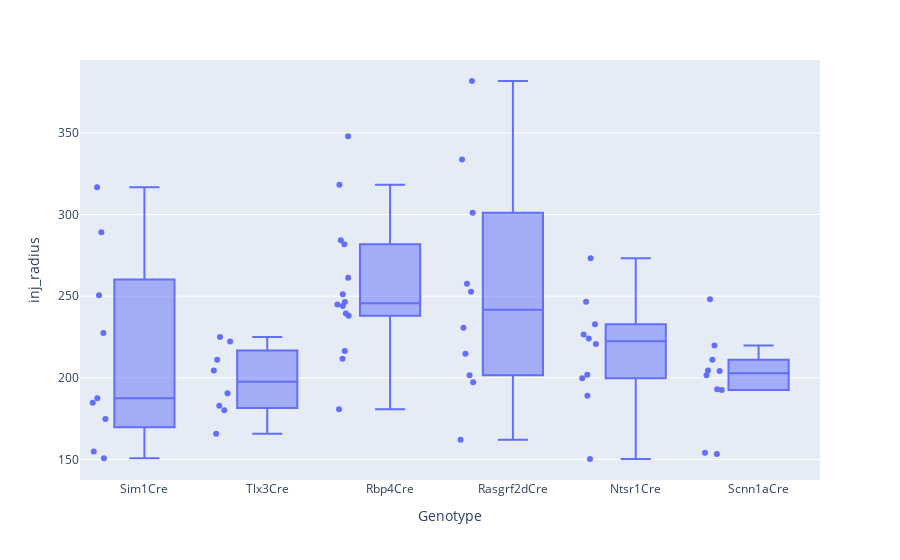

Write notebook code for a chart like this one.
### Code cell
import plotly.express as px
fig = px.box(data, x="Genotype", y="inj_radius", points="all", hover_data=["Data_name"])
fig.show()
fig.write_html("injection_radius_um.html")

### Figure 1 — Plotly figure (JSON) as saved in the notebook; plotly's stock layout.template omitted (floating-point values rounded to 4 significant figures)
{"data": [{"alignmentgroup": "True", "boxpoints": "all", "customdata": [["AL207_647"], ["AL208_647"], ["AL209_647"], ["AL210_647"], ["AL211_647"], ["AL213_647"], ["AL214_647"], ["AL215_647"], ["AL254_561"], ["AL255_561"], ["AL256_561"], ["AL257_561"], ["AL266_647"], ["AL271_561"], ["AL273_647"], ["AL274_561"], ["AL274_647"], ["AL276_647"], ["AL278_647"], ["AL279_647"], ["AL280_647"], ["AL281_647"], ["AL284_561"], ["AL284_647"], ["AL285_647"], ["AL286_647"], ["AL287_647"], ["AL288_647"], ["AL289_647"], ["AL290_561"], ["AL290_647"], ["AL291_561"], ["AL291_647"], ["AL292_561"], ["AL292_647"], ["AL293_561"], ["AL293_647"], ["AL302_561"], ["AL303_561"], ["AL309_647"], ["AL310_647"], ["AL311_647"], ["AL313_647"], ["AL314_647"], ["AL318_647"], ["AL319_647"], ["AL320_647"], ["AL321_647"], ["AL322_647"], ["AL323_647"], ["AL324_647"], ["AL325_647"], ["AL326_647"], ["AL327_647"], ["AL328_647"], ["AL329_647"], ["AL330_647"], ["AL331_561"], ["AL332_561"], ["AL333_561"], ["AL334_561"]], "hovertemplate": "Genotype=%{x}<br>inj_radius=%{y}<br>Data_name=%{customdata[0]}<extra></extra>", "legendgroup": "", "marker": {"color": "#636efa"}, "name": "", "notched": false, "offsetgroup": "", "orientation": "v", "showlegend": false, "type": "box", "x": ["Sim1Cre", "Sim1Cre", "Sim1Cre", "Tlx3Cre", "Rbp4Cre", "Tlx3Cre", "Rbp4Cre", "Rbp4Cre", "Rasgrf2dCre", "Rasgrf2dCre", "Rasgrf2dCre", "Rasgrf2dCre", "Rbp4Cre", "Rbp4Cre", "Sim1Cre", "Ntsr1Cre", "Ntsr1Cre", "Ntsr1Cre", "Tlx3Cre", "Rbp4Cre", "Tlx3Cre", "Sim1Cre", "Ntsr1Cre", "Ntsr1Cre", "Ntsr1Cre", "Sim1Cre", "Sim1Cre", "Rbp4Cre", "Rbp4Cre", "Scnn1aCre", "Scnn1aCre", "Scnn1aCre", "Scnn1aCre", "Scnn1aCre", "Scnn1aCre", "Scnn1aCre", "Scnn1aCre", "Rasgrf2dCre", "Rasgrf2dCre", "Rbp4Cre", "Ntsr1Cre", "Ntsr1Cre", "Tlx3Cre", "Tlx3Cre", "Rbp4Cre", "Tlx3Cre", "Tlx3Cre", "Sim1Cre", "Sim1Cre", "Scnn1aCre", "Scnn1aCre", "Rbp4Cre", "Rbp4Cre", "Rbp4Cre", "Rbp4Cre", "Ntsr1Cre", "Ntsr1Cre", "Rasgrf2dCre", "Rasgrf2dCre", "Rasgrf2dCre", "Rasgrf2dCre"], "x0": " ", "xaxis": "x", "y": [289.1, 184.8, 250.6, 190.6, 180.8, 222.3, 239.4, 211.7, 257.6, 333.7, 301.2, 252.7, 347.9, 281.8, 227.5, 201.9, 273.3, 226.5, 165.8, 284.3, 183.0, 187.5, 224.0, 232.8, 220.8, 150.8, 316.8, 246.5, 318.3, 154.1, 211.1, 204.5, 248.1, 193.0, 204.2, 153.3, 219.8, 381.8, 230.6, 216.4, 189.1, 150.3, 211.1, 225.0, 238.0, 204.5, 180.1, 174.8, 154.8, 192.6, 201.5, 251.2, 261.3, 244.9, 244.0, 199.7, 246.6, 201.5, 162.2, 197.4, 214.8], "y0": " ", "yaxis": "y"}], "layout": {"boxmode": "group", "legend": {"tracegroupgap": 0}, "margin": {"t": 60}, "xaxis": {"anchor": "y", "domain": [0, 1], "title": {"text": "Genotype"}}, "yaxis": {"anchor": "x", "domain": [0, 1], "title": {"text": "inj_radius"}}}}
